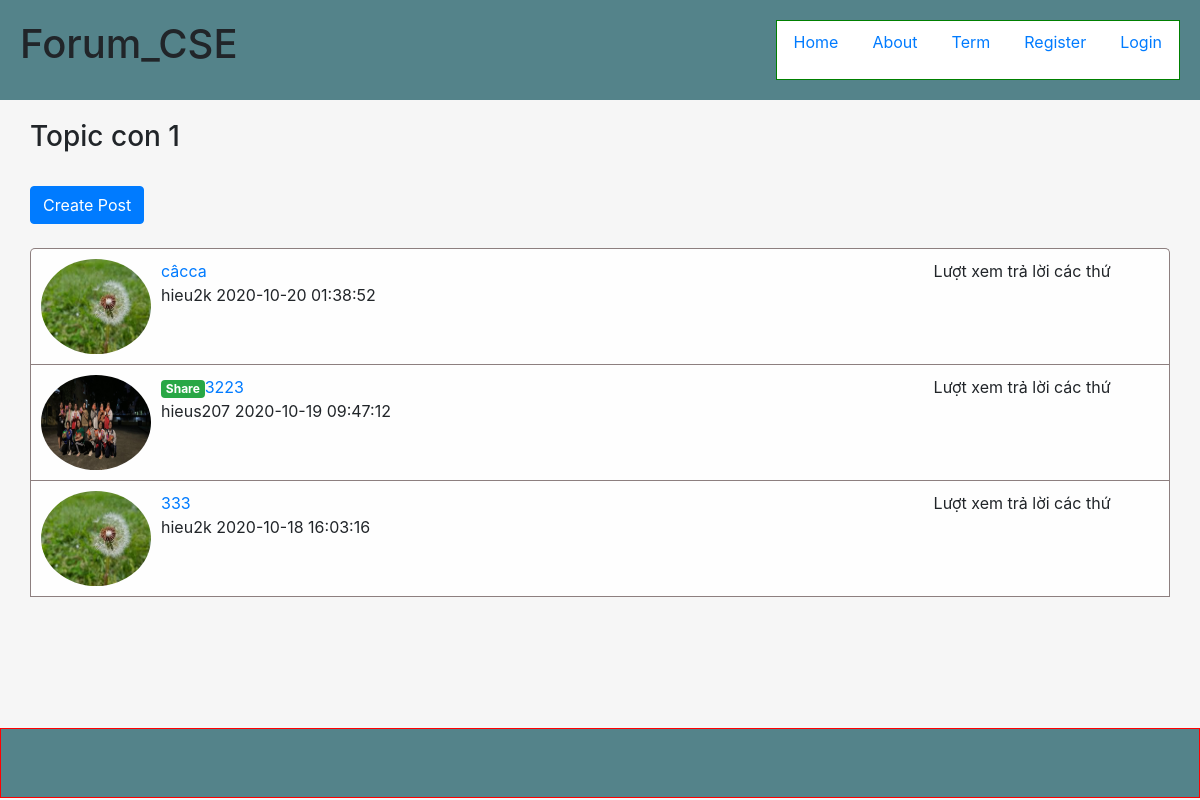
Page /Forum/index.php?controller=topics&action=mtp_index&mtp_id=1 on the committed database.
### tables this page shows
CREATE TABLE `mitopics` (
  `mitopic_id` int(11) NOT NULL,
  `title` varchar(255) NOT NULL,
  `description` varchar(255) NOT NULL,
  `topic_id` int(11) NOT NULL
);

CREATE TABLE `posts` (
  `post_id` int(11) NOT NULL,
  `title` varchar(255) NOT NULL,
  `create_at` timestamp NOT NULL DEFAULT current_timestamp(),
  `edit_at` timestamp NULL DEFAULT NULL,
  `body` text NOT NULL,
  `tags` varchar(255) DEFAULT NULL,
  `status` tinyint(4) NOT NULL DEFAULT 1,
  `user_id` int(11) NOT NULL,
  `topic_id` int(11) NOT NULL,
  `mitopic_id` int(11) DEFAULT NULL
);

CREATE TABLE `users` (
  `user_id` int(11) NOT NULL,
  `username` varchar(60) NOT NULL,
  `fullname` varchar(60) NOT NULL,
  `email` varchar(255) NOT NULL,
  `avt` varchar(255) NOT NULL DEFAULT 'none.jpg',
  `password` varchar(255) NOT NULL,
  `code` varchar(255) DEFAULT NULL,
  `create_at` timestamp NOT NULL DEFAULT current_timestamp(),
  `admin` tinyint(4) NOT NULL DEFAULT 0,
  `status` tinyint(4) NOT NULL DEFAULT 0
);

### Forum/index.php (called while the page is built, shortened)
<?php
$action = isset($_GET['action']) ? $_GET['action'] : 'index';
$object = new $controller;
$object->$action();
?>

### Forum/models/model.php (called while the page is built, shortened)
<?php
    require_once("path.php");
    function openConnect(){
        $conn=mysqli_connect(HOST,USER,PASS,DB);
        return $conn;
    }
?>

### Forum/models/MitopicModel.php (called while the page is built, shortened)
<?php
    require_once("model.php");
    class MitopicModel{
        public $connection;
        function MitopicModel($title='',$description='',$topic_id=''){
            $this->connection=openConnect();
        }
        function getNamebyId($mtp_id){
            $sql="SELECT title FROM ". self::TABLE ." WHERE mitopic_id='$mtp_id'";
            $rs=mysqli_query($this->connection,$sql);
            $result=mysqli_fetch_assoc($rs);
            return $result;
        }
    }
?>

### Forum/path.php (called while the page is built, shortened)
<?php
    $BASE_URL="http://localhost:88/Forum";
?>

### Forum/models/PostModel.php (called while the page is built, shortened)
<?php
    require_once("model.php");
    class PostModel{
        public $connection;
        function PostModel($title="",$body="",$tags="",$user_id="",$topic_id="",$mitopic_id="",$edit_at=""){
            $this->connection=openConnect();
        }
        function getPostInMTP($mtp_id){
            $sql="SELECT p.*,u.username,u.user_id,u.avt FROM posts As p JOIN users as u ON p.user_id=u.user_id WHERE p.mitopic_id='$mtp_id' ORDER BY p.post_id DESC";
            $rs=mysqli_query($this->connection,$sql);
            $result=mysqli_fetch_all($rs,MYSQLI_ASSOC);
            return $result;
        }
    }
?>

### Forum/views/id_mitopics.php (the view, shortened to what this page needs)
<?php include_once("path.php");
global $ROOT_PATH; ?>
<?php include($ROOT_PATH."/includes/headerp1.php");?>
<?php include($ROOT_PATH."/includes/headerp2.php");?>
    <div class="page-wrapper">
        <div class="main-page container">
            <div class="row">
                <div class="main-content col-md-12">
                    <div class="topic-title">
                        <h3><?php echo $mtpname['title'];?></h3>
                    </div>
                        <div class="mitopic block-container">
                            <div class="block-body">
                            <br>
                            <a name="" class="btn btn-primary" href="<?php echo $BASE_URL."/index.php?controller=posts&action=create&mtp_id=".$data['mitopic_id'];?>" role="button">Create Post</a>
                            <br>
                            <br>
                            <div class="post-body-tp">
                                <?php foreach ($posts as $post):?>
                                <?php $data = explode(' ', $post['tags']);?>
                                <div class="post-content-tp d-flex">
                                    <img src="<?php echo $BASE_URL.'/assets/images/avt/'.$post['avt'];?>" alt="123" class="avt-tp rounded-circle">
                                    <div class="post-tp">
                                        <div class="post-title-tp"><a href="<?php echo $BASE_URL."/index.php?controller=posts&action=index&p_id=".$post['post_id'];?>"><?php if(count($data)>1):?><span class="<?php echo $data[0].' '.$data[1];?>"><?php echo $data[2];?></span><?php endif;?><?php echo $post['title'];?></a></div>
                                        <div class="post-info-tp">
                                            <?php echo $post['username'];?>
                                            <?php echo $post['create_at'];?>
                                        </div>
                                    </div>
                                    <div class="statics">
                                        Lượt xem trả lời các thứ
                                    </div>
                                </div>
                                <?php endforeach;?>
                                </div>
                            </div>
                        </div>
                </div>
            </div>
        </div>
    </div>
<?php include($ROOT_PATH."/includes/footer.php");?>

### Forum/assets/css/style.css (style rules this page uses)
html,body { padding:0; margin:0; height: 100%; background:#f6f6f6; }
* { box-sizing: border-box; }
.page-wrapper { min-height: calc(100% - 212px); }
.main-page { margin-top: 20px; width: 100%; }
.main-content { padding:0px; }
.post-body-tp { border-top-left-radius: 5px; border-top-right-radius: 5px; background-color: #fefefe; border-left: 0.2px solid rgb(141, 127, 127); border-right: 0.2px solid rgb(141, 127, 127); border-top: 0.2px solid rgb(141, 127, 127); }
.post-content-tp { border-bottom: 0.2px solid rgb(141, 127, 127); padding: 10px; }
.post-tp { width:70%; }
.post-title-tp,.post-info-tp { padding-left: 10px; }
.avt-tp { display: block; width: 110px; height: 95px; }

### rows in the picture
mitopics: title "Topic con 1"
posts: user.avt (placeholder picture), title "câcca", user.username "hieu2k", create_at "2020-10-20 01:38:52"
posts: user.avt (picture), tags "Share", title "3223", user.username "hieus207", create_at "2020-10-19 09:47:12"
posts: user.avt (placeholder picture), title "333", user.username "hieu2k", create_at "2020-10-18 16:03:16"
